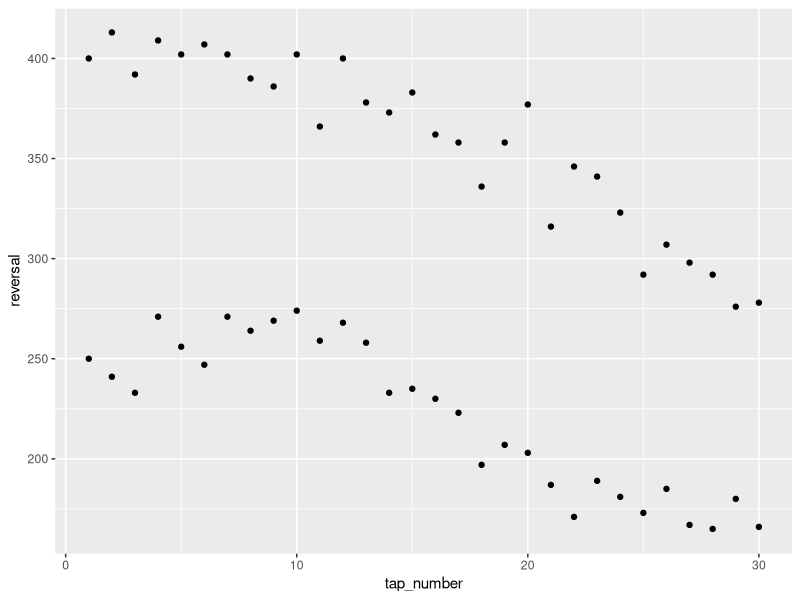
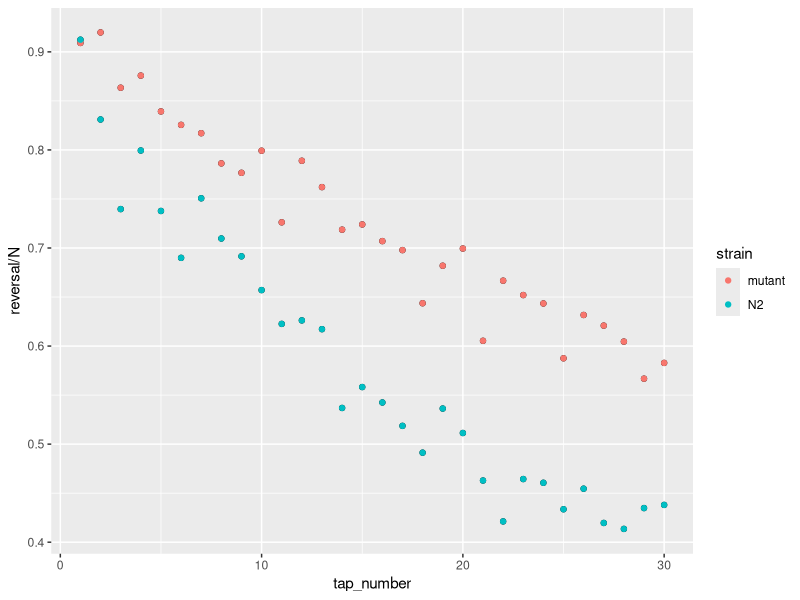
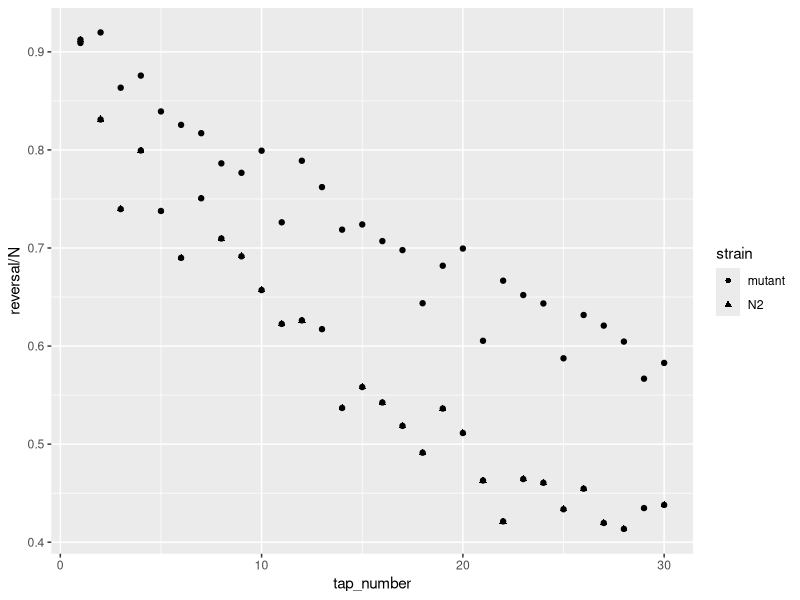
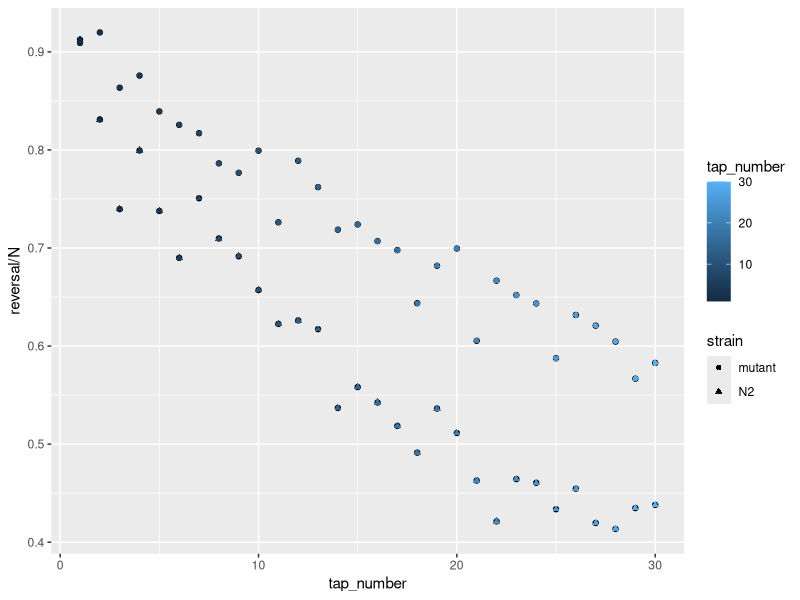
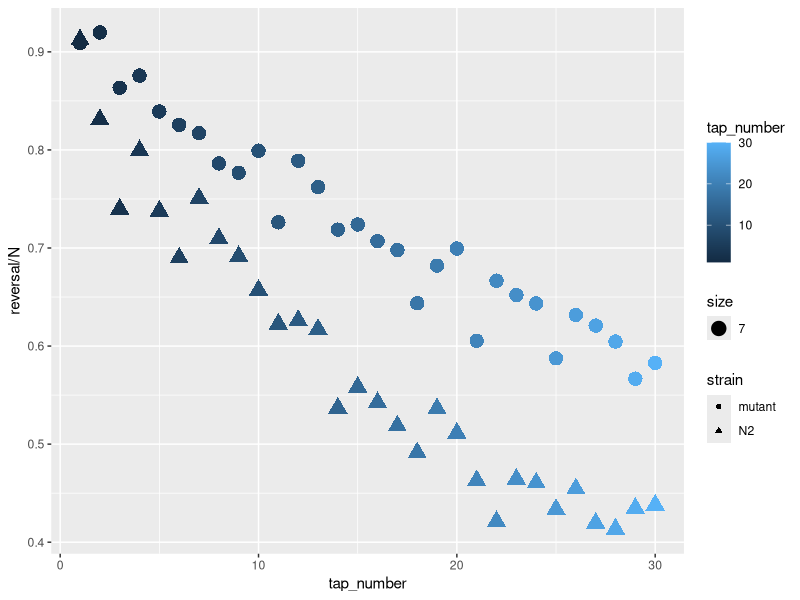
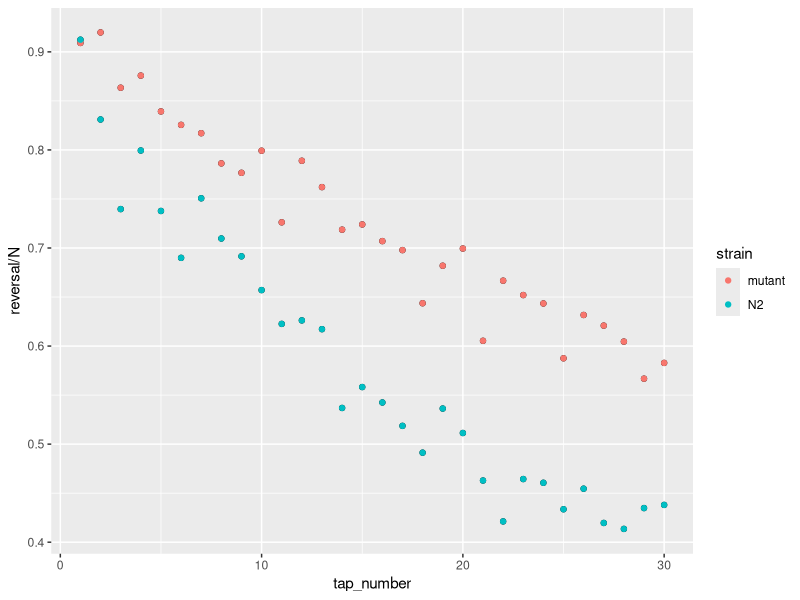
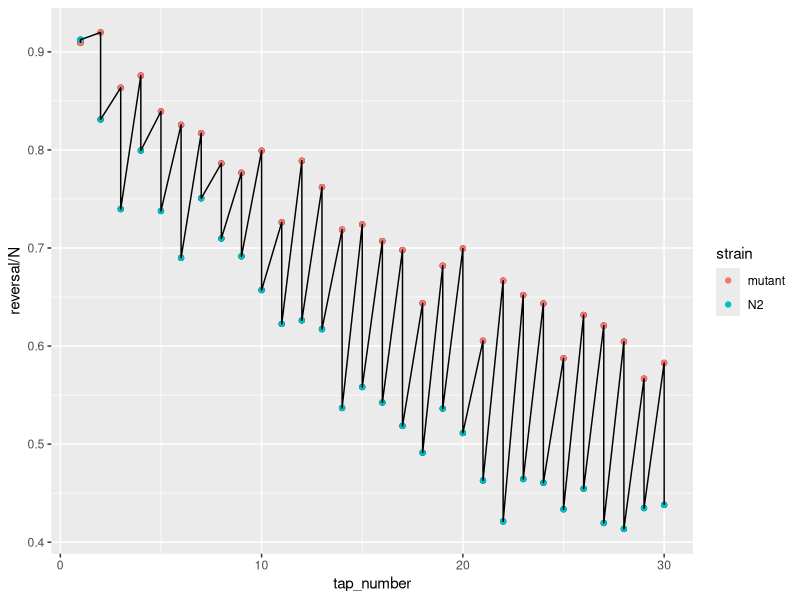
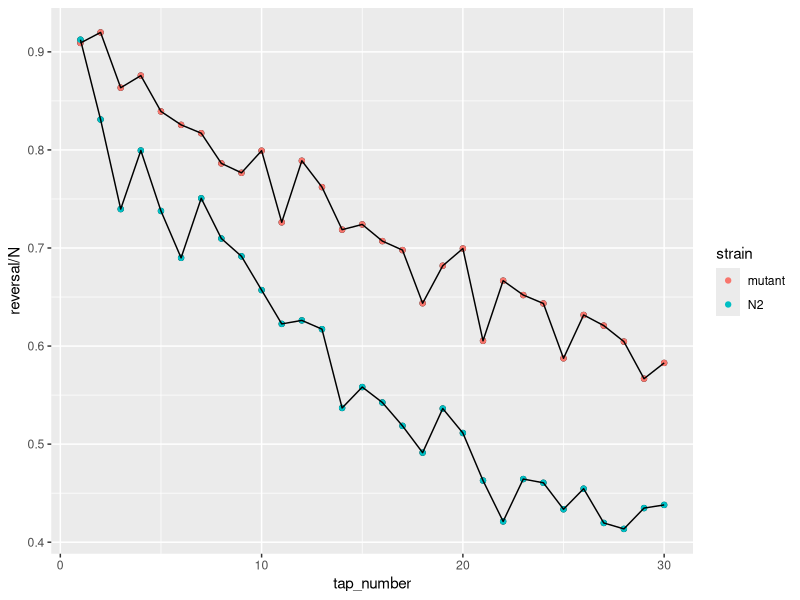

Write the R code that produced these figures, in order.
## ---- chunk 1

#make sure ggplot2 is installed
if(!require("ggplot2")) {
    install.packages("ggplot2")
    library(ggplot2)
  } 

## ---- chunk 2

#load and take a look at data
#set working directory to folder containing the data.txt file for this tutorial
setwd("~/Documents/PhD/Programming_study_group/ggplot2_tutorial")
data <- read.table("data_short.txt", header=TRUE)
head(data)

## ---- chunk 3
#assign plot to variable p 
p <- ggplot(data, aes(tap_number, reversal)) #aes is short for aesthetic mapping

## ---- chunk 4
#you can add layers to the plot with a +
p + geom_point() #geom_point is added to make data a scatterplot

## ---- chunk 5

#look at habituation data
data

#we have a column with reversal, which represents the number of worms reversing, and a column with N, which represents the total number of worms looked at during the tap
#to normalize the data, we need to divide reversal by N, to look at the proportion of worms reversing
#this can be done directly in ggplot2

#manipulate the y-axis to become reversal/N
p <- ggplot(data, aes(tap_number, reversal/N)) + 
  geom_point()

#now both strains show a similar response to the intial tap
## ---- chunk 6

#you can assign categorial variables a colour or shape and continuous variables to size

p  + geom_point(aes(colour=strain)) #use aesthetics to colour points in scatterplot according to strain

p + geom_point(aes(shape=strain)) #different shapes represent the different strains

p + geom_point(aes(colour=tap_number, shape=strain)) #can string two aesthetics together using commas

p + geom_point(aes(colour=tap_number, shape=strain, size=7)) #can also play around with size

## ---- chunk 7

p + geom_point(aes(colour=strain))

p + geom_point(aes(colour=strain)) + #can add other layers with the +
  geom_line()  

p + geom_point(aes(colour=strain)) +
  geom_line(aes(group=strain)) #add group in aesthetics to make lines attach points from the same strain

p + geom_point(aes(colour=strain)) + #adding colour in aesthetics for each strain
  geom_line(aes(colour=strain)) 

## ---- chunk 8

p + geom_point(aes(colour=strain)) +
  geom_line(aes(colour=strain)) +
  geom_errorbar(aes(ymin=conf_int_lower, ymax=conf_int_upper, colour=strain))

## ---- chunk 9

p + geom_point(aes(colour=strain)) +
  geom_line(aes(colour=strain)) +
  geom_errorbar(aes(ymin=conf_int_lower, ymax=conf_int_upper, colour=strain)) +
  ggtitle("Habituation probability") + #add title
  xlab("Tap number") + #add x-label
  ylab("Proportion reversing") + #add y-label
  scale_colour_hue("type of worm", #change legend title
    breaks = c("mutant", "N2"), #determine what strains are on the legend
    labels = c("mutant", "wild-type"))
## ---- chunk 10

p + geom_point(aes(colour=strain)) +
  geom_line(aes(colour=strain)) +
  geom_errorbar(aes(ymin=conf_int_lower, ymax=conf_int_upper, colour=strain)) +
  ggtitle("Habituation probability") + #add title
  xlab("Tap number") + #add x-label
  ylab("Proportion reversing") + #add y-label
  scale_colour_hue("type of worm", #change legend title
    breaks = c("mutant", "N2"), #determine what strains are on the legend
    labels = c("mutant", "wild-type")) +
  scale_x_discrete(limits=c(0:30), breaks=c(0,5,10,15,20,25,30)) + #change limits and spacing in x-axis
  scale_y_continuous(limits=c(0.0:1.0), breaks=c(0.0,0.20,0.40,0.60,0.80,1.00)) #change limits and spacing in y-axis

## ---- chunk 11
p + geom_point(aes(colour=strain)) +
  geom_line(aes(colour=strain)) +
  geom_errorbar(aes(ymin=conf_int_lower, ymax=conf_int_upper, colour=strain)) +
  ggtitle("Habituation probability") + #add title
  xlab("Tap number") + #add x-label
  ylab("Proportion reversing") + #add y-label
  scale_colour_hue("type of worm", #change legend title
    breaks = c("mutant", "N2"), #determine what strains are on the legend
    labels = c("mutant", "wild-type")) +
  scale_x_discrete(limits=c(0:30), breaks=c(0,5,10,15,20,25,30)) + #change limits and spacing in x-axis
  scale_y_continuous(limits=c(0.0:1.0), breaks=c(0.0,0.20,0.40,0.60,0.80,1.00)) + #change limits and spacing in y-axis 
  theme_classic()
## ---- chunk 12

ggplot(data, aes(strain, N)) +
  geom_boxplot()

